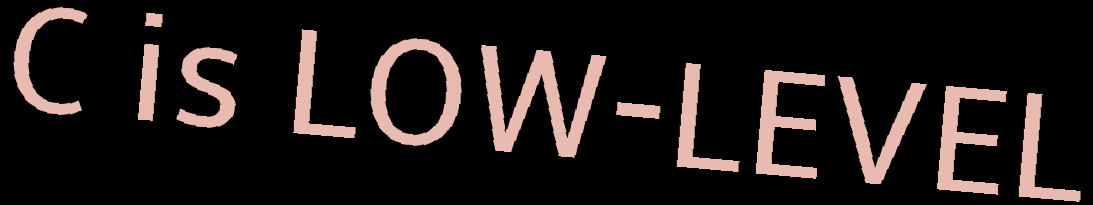
#> input picture out/0.png, 1093 x 205 px
$ python test.py
#> lines starting #> are read from the running program, lines starting #| are printed output that depends on the picture; after the words box and inside, x2 and y2 are one past the last pixel; in counts of white or black regions, pixels touching at a corner belong together
import cv2
import numpy as np
import matplotlib.pyplot as plt
from skimage.measure import label, regionprops
image = plt.imread('out/0.png')
#> image is the input picture: shape (205, 1093, 3) float32; mean R, G, B 0.123, 0.0989, 0.0937

gray = np.mean(image, 2)
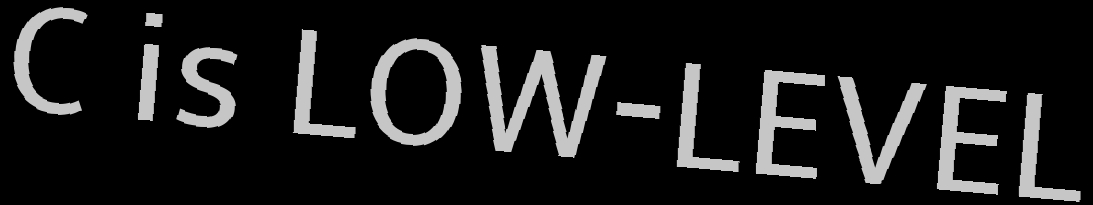
#> gray: shape (205, 1093) float32; min 0, max 0.776, mean 0.105
gray[gray > 0] = 1
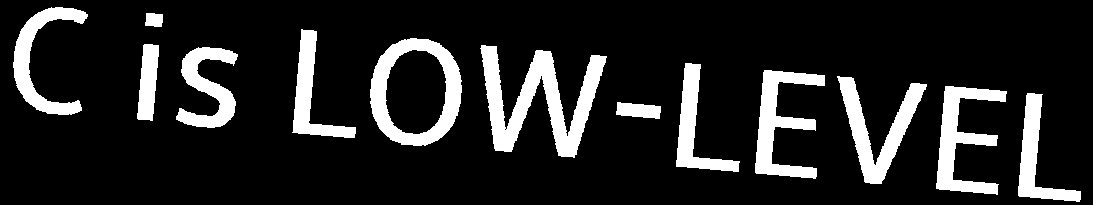
#> gray: shape (205, 1093) float32; values 0 (black) and 1 (white), 14.5% white; 13 white regions

# gray = gray.astype('uint8')

labeled = label(gray)
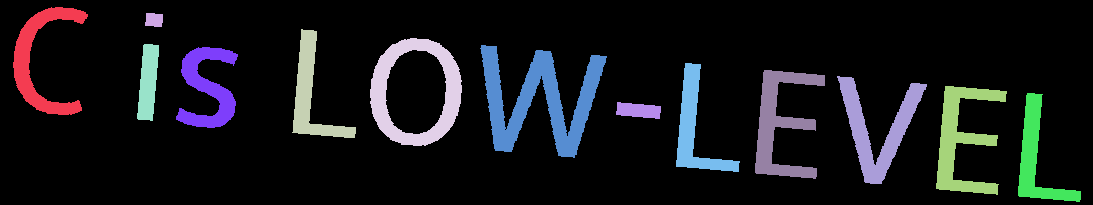
#> labeled: shape (205, 1093) int64; 14 distinct labels, from 0 to 13; one colour per label, 0 black

regions = regionprops(labeled)
#> regions = 13 regions; largest, box (x1, y1, x2, y2) and area: (480, 45, 607, 158) 5693, (370, 38, 462, 146) 3900, (837, 76, 927, 184) 3155, (755, 70, 825, 179) 3127, (936, 86, 1007, 195) 3125

regions = sorted(regions, key= lambda region : region.centroid[1])

last = regions[0]

# plt.imshow(labeled)
# plt.waitforbuttonpress(0)

for i in regions:
    dif = i.centroid[1] - last.centroid[1]

    diff_coords = i.coords[0][1] - last.coords[-1][1]

    print(i.coords[0][1], last.coords[-1][1], i.coords[0][1] - last.coords[-1][1])
    # print(last.centroid[1], i.centroid[1], dif)
    plt.imshow(i.image)
    plt.waitforbuttonpress(0)
    # [15 lines of commented-out code are left out]

    last = i
#> this loop made 13 passes
#> (dif, diff_coords) on passes 1 to 12: (0, -20), (106.6, 73), (5.97, -6), (53.77, 37), (103.4, 87), (104.5, 56), (123.4, 56), (99.28, 43), (56.25, 26), (86.32, 26), (96.82, 22), (84.5, 64)
#| 51 71 -20
#| 144 71 73
#| 146 152 -6
#| 198 161 37
#| 301 214 87
#| 410 354 56
#| 481 425 56
#| 617 574 43
#> (further printed lines are left out)
#> pass 1, `plt.waitforbuttonpress(0)`:
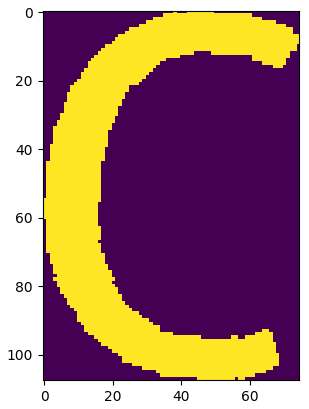
#> figure drawn by matplotlib, 1 panel
#> pass 2, `plt.waitforbuttonpress(0)`:
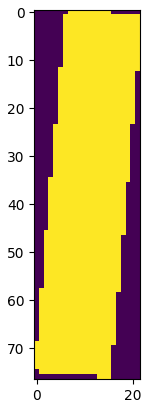
#> figure drawn by matplotlib, 1 panel
plt.imshow(labeled)
plt.show()
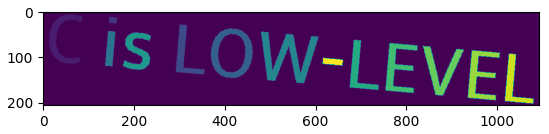
#> figure drawn by matplotlib, 1 panel

$ run again, with out/1.png copied over out/0.png
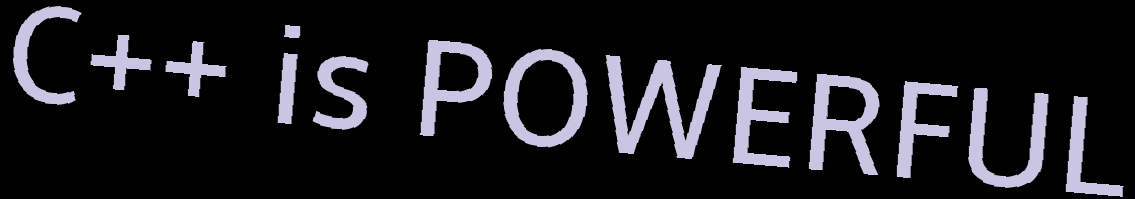
#> input picture out/1.png, 1135 x 199 px
#> image is the input picture: shape (199, 1135, 3) float32; mean R, G, B 0.107, 0.104, 0.12
#> `gray[gray > 0] = 1`:
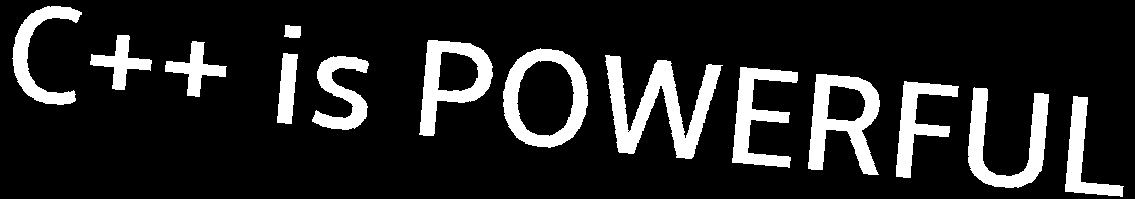
#> gray: shape (199, 1135) float32; values 0 (black) and 1 (white), 14.6% white; 14 white regions
#> labeled: shape (199, 1135) int64; 15 distinct labels, from 0 to 14
#> regions = 14 regions; largest, box (x1, y1, x2, y2) and area: (605, 55, 723, 159) 4881, (808, 74, 880, 175) 3497, (503, 48, 588, 148) 3403, (968, 87, 1049, 188) 3206, (419, 40, 493, 136) 2964
#> the loop `for i in regions:` made 14 passes
#> (dif, diff_coords) on passes 1 to 8: (0, -16), (81.54, 54), (74.72, 68), (91.66, 84), (5.42, -6), (48.95, 34), (108.8, 80), (94.9, 107)
#> (printed output is left out)
#> `plt.show()`:
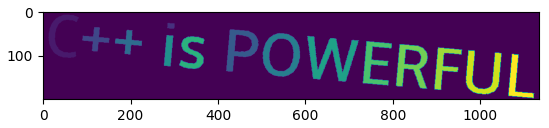
#> figure drawn by matplotlib, 1 panel

$ run again, with out/2.png copied over out/0.png
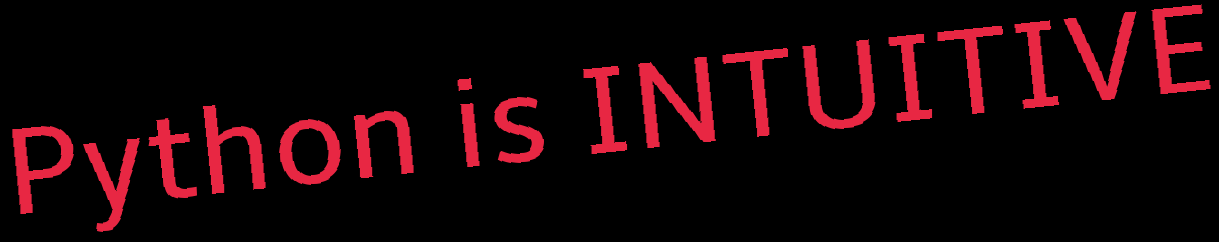
#> input picture out/2.png, 1219 x 242 px
#> image is the input picture: shape (242, 1219, 3) float32; mean R, G, B 0.0921, 0.0155, 0.0266
#> `gray[gray > 0] = 1`:
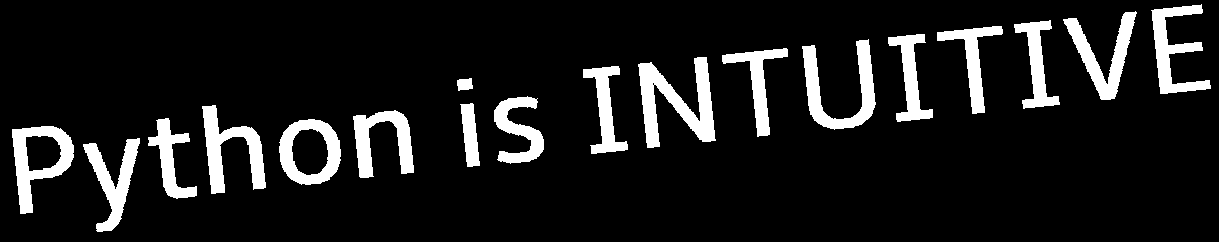
#> gray: shape (242, 1219) float32; values 0 (black) and 1 (white), 10.9% white; 18 white regions
#> labeled: shape (242, 1219) int64; 19 distinct labels, from 0 to 18
#> regions = 18 regions; largest, box (x1, y1, x2, y2) and area: (638, 57, 716, 148) 3118, (802, 39, 876, 130) 2463, (202, 105, 266, 194) 2297, (12, 126, 74, 214) 2257, (1063, 11, 1137, 100) 2148
#> the loop `for i in regions:` made 18 passes
#> (dif, diff_coords) on passes 1 to 8: (0, 16), (75.52, 112), (56.71, 63), (60.12, 35), (79.45, 93), (72.45, 84), (82.38, 101), (5.35, 11)
#> (printed output is left out)
#> `plt.show()`:
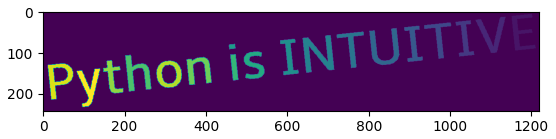
#> figure drawn by matplotlib, 1 panel
